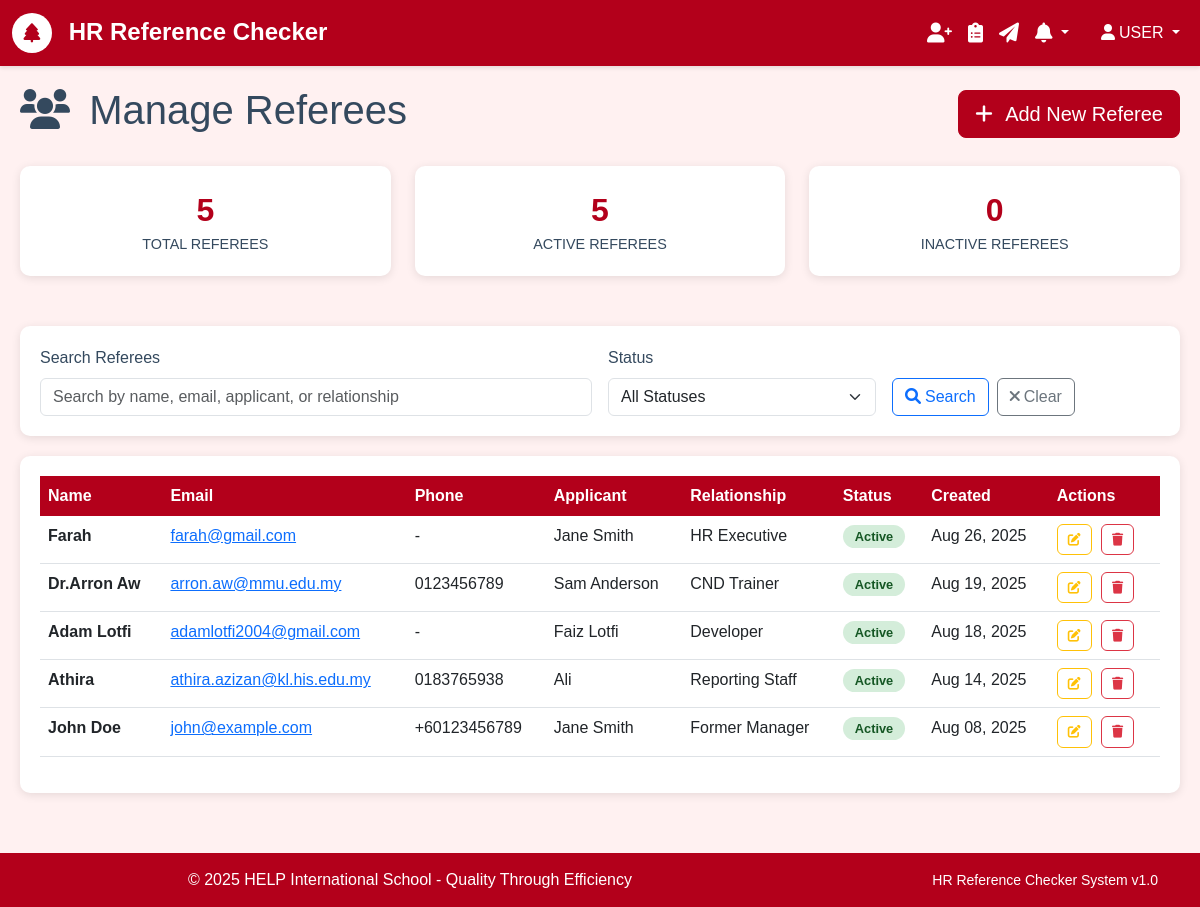
The page /referees/ (signed in) on the database as committed earlier.
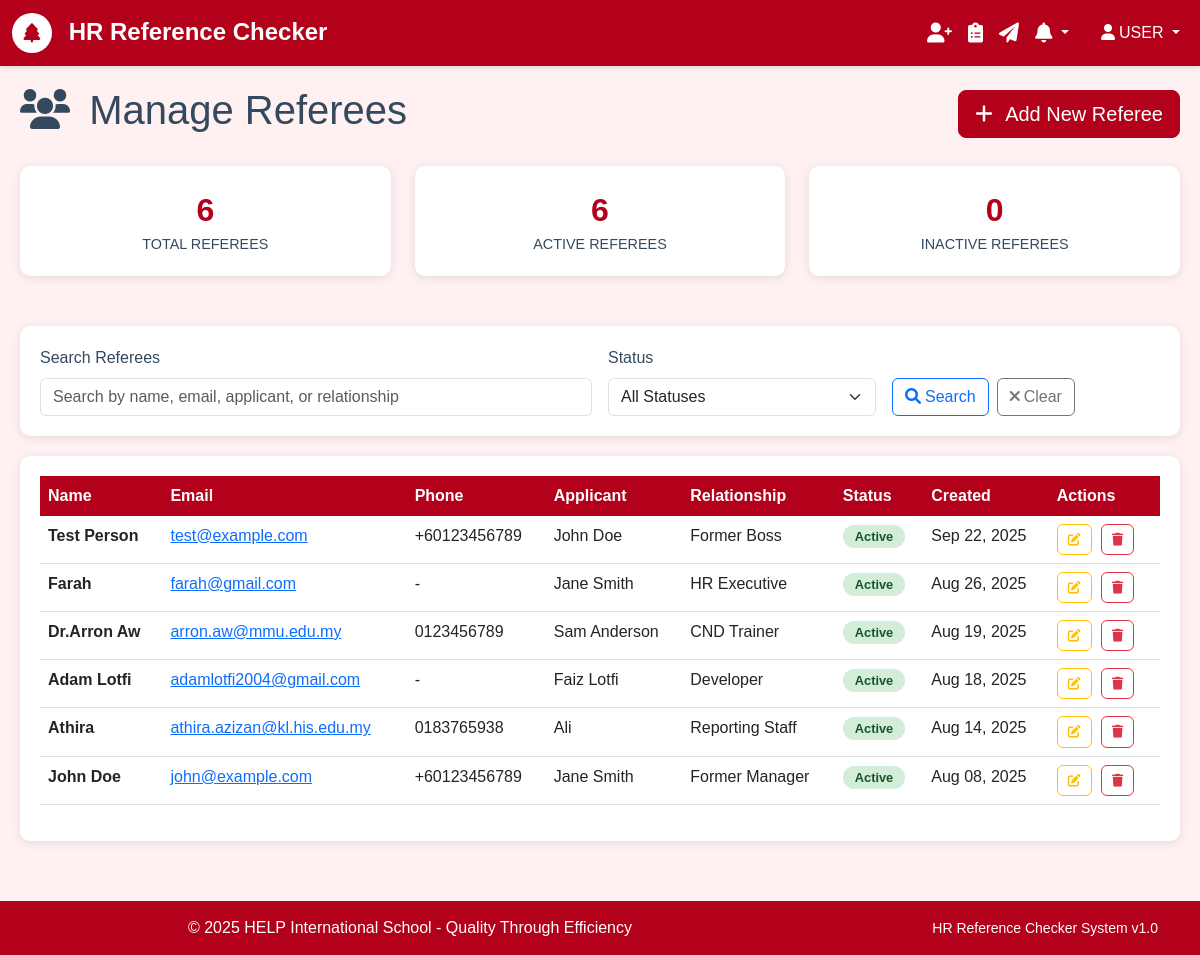
The same page on the database as committed later.
### referees/models.py (models this page shows, shortened)
class Referee(models.Model):
    name = models.CharField(max_length=255)
    email = models.EmailField()
    phone_regex = RegexValidator(
        regex=r'^\+?1?\d{9,15}$',
        message="Phone number must be entered in the format: '+999999999'. Up to 15 digits allowed."
    )
    phone = models.CharField(validators=[phone_regex], max_length=17, blank=True)
    relationship = models.CharField(max_length=100, help_text="e.g., Former Manager, Colleague, etc.")
    applicant_name = models.CharField(max_length=255, help_text="Name of the person being referenced")
    created_at = models.DateTimeField(auto_now_add=True)
    is_active = models.BooleanField(default=True)
    class Meta:
        ordering = ['-created_at']
        verbose_name = 'Referee'
        verbose_name_plural = 'Referees'

### referees/views.py (the view, shortened to what this page needs)
# urls.py: path('', views.RefereeListView.as_view(), name='list'),
class RefereeListView(LoginRequiredMixin, ListView):
    model = Referee
    template_name = 'referees/list.html'
    context_object_name = 'referees'
    paginate_by = 20
    def get_queryset(self):
        queryset = Referee.objects.all().order_by('-created_at')
        search_query = self.request.GET.get('search')
        status_filter = self.request.GET.get('status')
        if status_filter == 'active':
            queryset = queryset.filter(is_active=True)
        elif status_filter == 'inactive':
            queryset = queryset.filter(is_active=False)
        return queryset
    def get_context_data(self, **kwargs):
        context = super().get_context_data(**kwargs)
        context['search_query'] = self.request.GET.get('search', '')
        context['status_filter'] = self.request.GET.get('status', '')
        context['total_referees'] = Referee.objects.count()
        context['active_referees'] = Referee.objects.filter(is_active=True).count()
        context['inactive_referees'] = Referee.objects.filter(is_active=False).count()
        return context

### core/models.py (called while the page is built)
    @classmethod
    def get_unread_count(cls, user):
        return cls.objects.filter(user=user, is_read=False, is_dismissed=False).count()

    @classmethod
    def get_recent_notifications(cls, user, limit=10):
        return cls.objects.filter(user=user, is_dismissed=False).order_by('-created_at')[:limit]

### templates/referees/list.html (shortened to what the changed rows need)
{% extends 'base.html' %}
{% block content %}
<div class="referee-container">
    <div class="d-flex justify-content-between align-items-center mb-4">
        <h1>
            <i class="fas fa-users me-2"></i>
            Manage Referees
        </h1>
    </div>
    <div class="row stats-row">
        <div class="col-md-4">
            <div class="stat-card">
                <div class="stat-number">{{ total_referees }}</div>
                <div class="stat-label">Total Referees</div>
            </div>
        </div>
        <div class="col-md-4">
            <div class="stat-card">
                <div class="stat-number">{{ active_referees }}</div>
                <div class="stat-label">Active Referees</div>
            </div>
        </div>
    </div>
    <div class="table-container">
        {% if referees %}
            <div class="table-responsive">
                <table class="table table-hover">
                    <thead>
                        <tr>
                            <th>Name</th>
                            <th>Email</th>
                            <th>Phone</th>
                            <th>Applicant</th>
                            <th>Relationship</th>
                            <th>Status</th>
                            <th>Created</th>
                            <th>Actions</th>
                        </tr>
                    </thead>
                    <tbody>
                        {% for referee in referees %}
                        <tr>
                            <td>
                                <strong>{{ referee.name }}</strong>
                            </td>
                            <td>
                                <a href="mailto:{{ referee.email }}">{{ referee.email }}</a>
                            </td>
                            <td>{{ referee.phone|default:"-" }}</td>
                            <td>{{ referee.applicant_name }}</td>
                            <td>{{ referee.relationship }}</td>
                            <td>
                                {% if referee.is_active %}
                                    <span class="status-badge status-active">Active</span>
                                {% else %}
                                    <span class="status-badge status-inactive">Inactive</span>
                                {% endif %}
                            </td>
                            <td>{{ referee.created_at|date:"M d, Y" }}</td>
                            <td>
                                <a href="{% url 'referees:edit' referee.pk %}"
                                   class="btn btn-outline-warning btn-action"
                                   title="Edit">
                                    <i class="fas fa-edit"></i>
                                </a>
                                <a href="{% url 'referees:delete' referee.pk %}"
                                    class="btn btn-outline-danger btn-action"
                                    title="Deactivate"
                                    onclick="return confirm('Are you sure you want to deactivate this referee?')">
                                    <i class="fas fa-trash"></i>
                                 </a>
                            </td>
                        </tr>
                        {% endfor %}
                    </tbody>
                </table>
            </div>
        {% endif %}
    </div>
</div>
{% endblock %}

Rows that differ between the two databases and show on the page:
added Referee: name "Test Person", email "test@example.com", phone "+60123456789", applicant_name "John Doe", relationship "Former Boss", is_active "Active", created_at "Sep 22, 2025"
Other text that changed with them:
{{ total_referees }}: "5" → "6"
{{ active_referees }}: "5" → "6"
